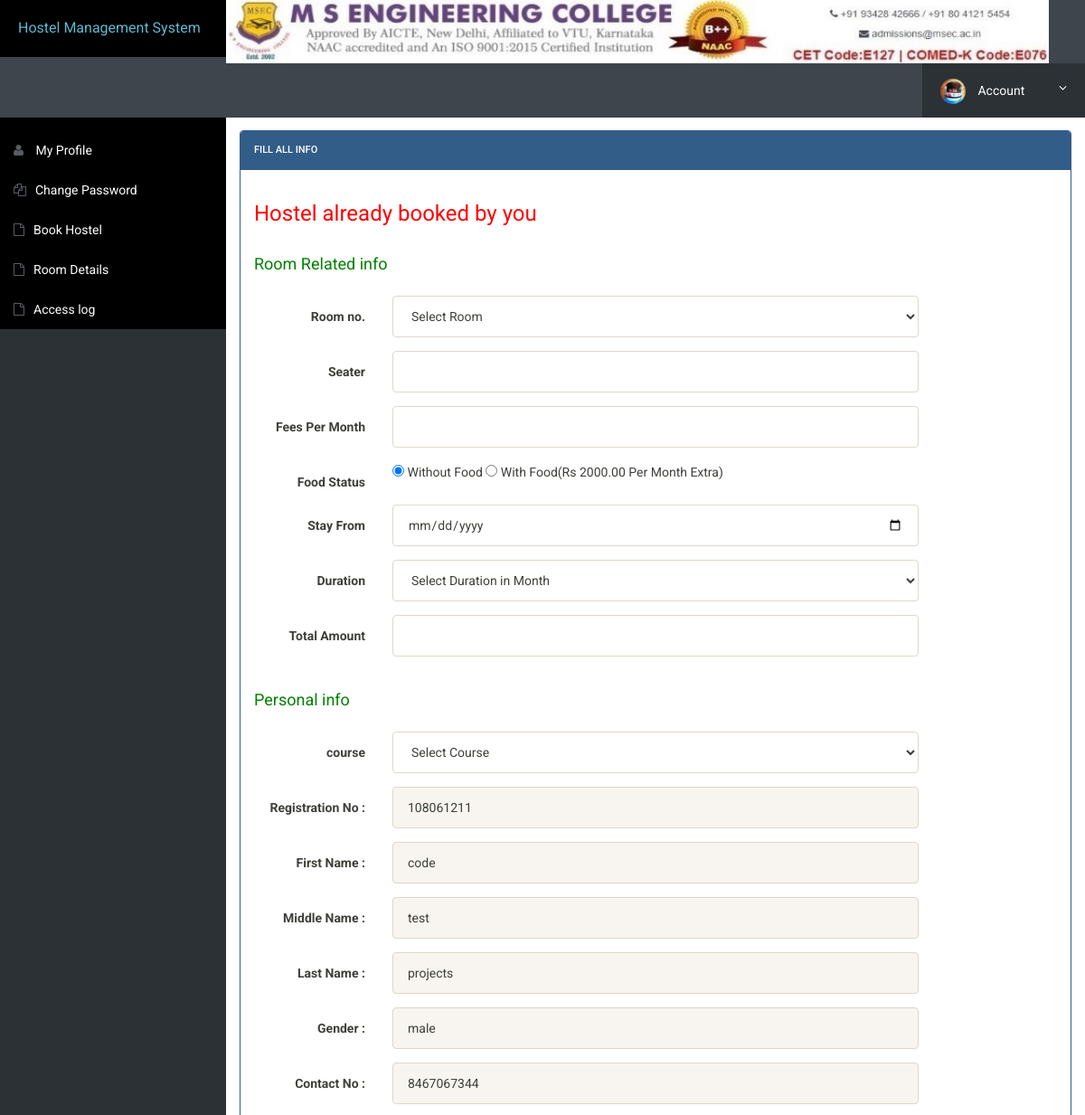
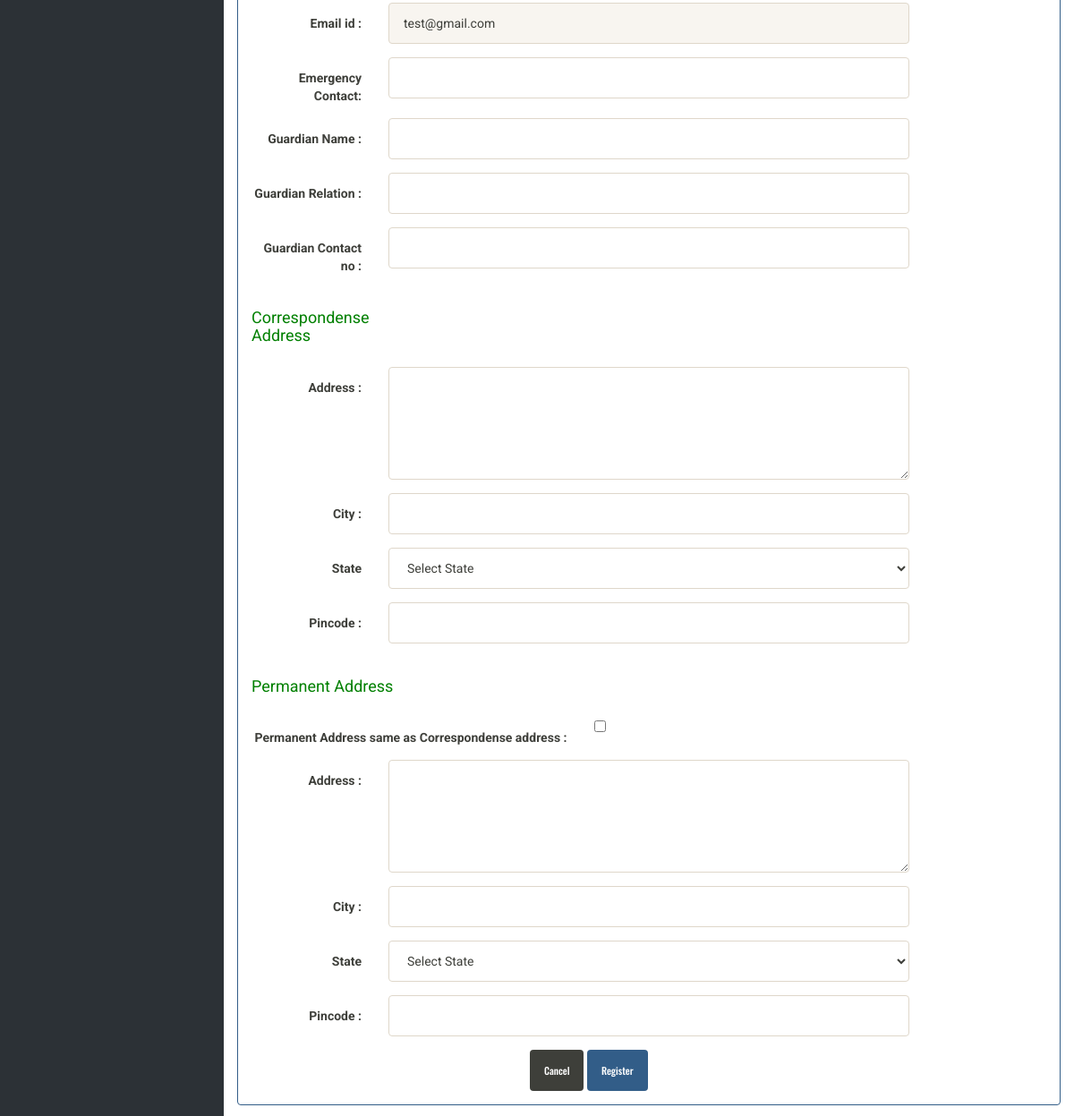
The app's page /book-hostel.php (signed in) with its own data (2 pictures, top to bottom).
### tables this page shows
CREATE TABLE IF NOT EXISTS `userregistration` (
  `id` int(11) NOT NULL,
  `regNo` varchar(255) NOT NULL,
  `firstName` varchar(255) NOT NULL,
  `middleName` varchar(255) NOT NULL,
  `lastName` varchar(255) NOT NULL,
  `gender` varchar(255) NOT NULL,
  `contactNo` bigint(20) NOT NULL,
  `email` varchar(255) NOT NULL,
  `password` varchar(255) NOT NULL,
  `regDate` timestamp NOT NULL DEFAULT CURRENT_TIMESTAMP,
  `updationDate` varchar(45) NOT NULL,
  `passUdateDate` varchar(45) NOT NULL
);

### book-hostel.php (the view, shortened to what this page needs)
<?php
include('includes/config.php');
?>
<!doctype html>
<html lang="en" class="no-js">
<head>
	<link rel="stylesheet" href="css/font-awesome.min.css">
	<link rel="stylesheet" href="css/bootstrap.min.css">
	<link rel="stylesheet" href="css/dataTables.bootstrap.min.css">>
	<link rel="stylesheet" href="css/bootstrap-social.css">
	<link rel="stylesheet" href="css/bootstrap-select.css">
	<link rel="stylesheet" href="css/fileinput.min.css">
	<link rel="stylesheet" href="css/awesome-bootstrap-checkbox.css">
	<link rel="stylesheet" href="css/style.css">
</head>
<body>
	<?php include('includes/header.php');?>
	<div class="ts-main-content">
		<?php include('includes/sidebar.php');?>
		<div class="content-wrapper">
			<div class="container-fluid">
				<div class="row">
					<div class="col-md-12">
						<h2 class="page-title">Registration </h2>
						<div class="row">
							<div class="col-md-12">
								<div class="panel panel-primary">
									<div class="panel-heading">Fill all Info</div>
									<div class="panel-body">
										<form method="post" action="" class="form-horizontal">
							<?php
$uid=$_SESSION['login'];
							 $stmt=$mysqli->prepare("SELECT emailid FROM registration WHERE emailid=? ");
				$stmt->bind_param('s',$uid);
				$stmt->execute();
				$stmt -> bind_result($email);
				$rs=$stmt->fetch();
				if($rs)
				{ ?>
			<h3 style="color: red" align="left">Hostel already booked by you</h3>
				<?php }
				else{
							echo "";
							}
							?>
<div class="form-group">
<label class="col-sm-4 control-label"><h4 style="color: green" align="left">Room Related info </h4> </label>
</div>
<div class="form-group">
<label class="col-sm-2 control-label">Room no. </label>
<div class="col-sm-8">
<select name="room" id="room"class="form-control"  onChange="getSeater(this.value);" onBlur="checkAvailability()" required>
<option value="">Select Room</option>
</select>
</div>
</div>
<div class="form-group">
<label class="col-sm-2 control-label">Seater</label>
<div class="col-sm-8">
<input type="text" name="seater" id="seater"  class="form-control"  >
</div>
</div>
<div class="form-group">
<label class="col-sm-2 control-label">Fees Per Month</label>
<div class="col-sm-8">
<input type="text" name="fpm" id="fpm"  class="form-control" >
</div>
</div>
<div class="form-group">
<label class="col-sm-2 control-label">Food Status</label>
<div class="col-sm-8">
<input type="radio" value="0" name="foodstatus" checked="checked"> Without Food
<input type="radio" value="1" name="foodstatus"> With Food(Rs 2000.00 Per Month Extra)
</div>
</div>
<div class="form-group">
<label class="col-sm-2 control-label">Stay From</label>
<div class="col-sm-8">
<input type="date" name="stayf" id="stayf"  class="form-control" >
</div>
</div>
<div class="form-group">
<label class="col-sm-2 control-label">Duration</label>
<div class="col-sm-8">
<select name="duration" id="duration" class="form-control">
<option value="">Select Duration in Month</option>
</select>
</div>
</div>
<div class="form-group">
<label class="col-sm-2 control-label">Total Amount</label>
<div class="col-sm-8">
<input type="text" name="ta" id="ta"  class="result form-control" >
</div>
</div>
<div class="form-group">
<label class="col-sm-2 control-label"><h4 style="color: green" align="left">Personal info </h4> </label>
</div>
<div class="form-group">
<label class="col-sm-2 control-label">course </label>
<div class="col-sm-8">
<select name="course" id="course" class="form-control" required>
<option value="">Select Course</option>
</select> </div>
</div>
<?php
$aid=$_SESSION['id'];
	$ret="select * from userregistration where id=?";
		$stmt= $mysqli->prepare($ret) ;
	 $stmt->bind_param('i',$aid);
	 $stmt->execute() ;
	 $res=$stmt->get_result();
	   while($row=$res->fetch_object())
	  {
	  	?>
<div class="form-group">
<label class="col-sm-2 control-label">Registration No : </label>
<div class="col-sm-8">
<input type="text" name="regno" id="regno"  class="form-control" value="<?php echo $row->regNo;?>" readonly >
</div>
</div>
<div class="form-group">
<label class="col-sm-2 control-label">First Name : </label>
<div class="col-sm-8">
<input type="text" name="fname" id="fname"  class="form-control" value="<?php echo $row->firstName;?>" readonly>
</div>
</div>
<div class="form-group">
<label class="col-sm-2 control-label">Middle Name : </label>
<div class="col-sm-8">
<input type="text" name="mname" id="mname"  class="form-control" value="<?php echo $row->middleName;?>"  readonly>
</div>
</div>
<div class="form-group">
<label class="col-sm-2 control-label">Last Name : </label>
<div class="col-sm-8">
<input type="text" name="lname" id="lname"  class="form-control" value="<?php echo $row->lastName;?>" readonly>
</div>
</div>
<div class="form-group">
<label class="col-sm-2 control-label">Gender : </label>
<div class="col-sm-8">
<input type="text" name="gender" value="<?php echo $row->gender;?>" class="form-control" readonly>
</div>
</div>
<div class="form-group">
<label class="col-sm-2 control-label">Contact No : </label>
<div class="col-sm-8">
<input type="text" name="contact" id="contact" value="<?php echo $row->contactNo;?>"  class="form-control" readonly>
</div>
</div>
<div class="form-group">
<label class="col-sm-2 control-label">Email id : </label>
<div class="col-sm-8">
<input type="email" name="email" id="email"  class="form-control" value="<?php echo $row->email;?>"  readonly>
</div>
</div>
<?php } ?>
<div class="form-group">
<label class="col-sm-2 control-label">Emergency Contact: </label>
<div class="col-sm-8">
<input type="text" name="econtact" id="econtact"  class="form-control" required="required">
</div>
</div>
<div class="form-group">
<label class="col-sm-2 control-label">Guardian  Name : </label>
<div class="col-sm-8">
<input type="text" name="gname" id="gname"  class="form-control" required="required">
</div>
</div>
<div class="form-group">
<label class="col-sm-2 control-label">Guardian  Relation : </label>
<div class="col-sm-8">
<input type="text" name="grelation" id="grelation"  class="form-control" required="required">
</div>
</div>
<div class="form-group">
<label class="col-sm-2 control-label">Guardian Contact no : </label>
<div class="col-sm-8">
<input type="text" name="gcontact" id="gcontact"  class="form-control" required="required">
</div>
</div>
<div class="form-group">
<label class="col-sm-3 control-label"><h4 style="color: green" align="left">Correspondense Address </h4> </label>
</div>
<div class="form-group">
<label class="col-sm-2 control-label">Address : </label>
<div class="col-sm-8">
<textarea  rows="5" name="address"  id="address" class="form-control" required="required"></textarea>
</div>
</div>
<div class="form-group">
<label class="col-sm-2 control-label">City : </label>
<div class="col-sm-8">
<input type="text" name="city" id="city"  class="form-control" required="required">
</div>
</div>
<div class="form-group">
<label class="col-sm-2 control-label">State </label>
<div class="col-sm-8">
<select name="state" id="state"class="form-control" required>
<option value="">Select State</option>
</select> </div>
</div>
<div class="form-group">
<label class="col-sm-2 control-label">Pincode : </label>
<div class="col-sm-8">
<input type="text" name="pincode" id="pincode"  class="form-control" required="required">
</div>
</div>
<div class="form-group">
<label class="col-sm-3 control-label"><h4 style="color: green" align="left">Permanent Address </h4> </label>
</div>
<div class="form-group">
<label class="col-sm-5 control-label">Permanent Address same as Correspondense address : </label>
<div class="col-sm-4">
<input type="checkbox" name="adcheck" value="1"/>
</div>
</div>
<div class="form-group">
<label class="col-sm-2 control-label">Address : </label>
<div class="col-sm-8">
<textarea  rows="5" name="paddress"  id="paddress" class="form-control" required="required"></textarea>
</div>
</div>
<div class="form-group">
<label class="col-sm-2 control-label">City : </label>
<div class="col-sm-8">
<input type="text" name="pcity" id="pcity"  class="form-control" required="required">
</div>
</div>
<div class="form-group">
<label class="col-sm-2 control-label">State </label>
<div class="col-sm-8">
<select name="pstate" id="pstate"class="form-control" required>
<option value="">Select State</option>
</select> </div>
</div>
<div class="form-group">
<label class="col-sm-2 control-label">Pincode : </label>
<div class="col-sm-8">
<input type="text" name="ppincode" id="ppincode"  class="form-control" required="required">
</div>
</div>
<div class="col-sm-6 col-sm-offset-4">
<button class="btn btn-default" type="submit">Cancel</button>
<input type="submit" name="submit" Value="Register" class="btn btn-primary">
</div>
</form>
									</div>
									</div>
								</div>
							</div>
						</div>
							</div>
						</div>
					</div>
				</div>
</body>
</html>

### css/style.css (style rules this page uses)
html { font-size: 14px; }
@media only screen and (min-width: 480px) { html { font-size: 17px; } }
@media only screen and (min-width: 768px) { html { font-size: 14px; } }
body { font-size: 1em; }
.btn { font-family: 'Oswald', sans-serif; }
.panel { overflow: hidden; }
.btn { text-transform: none; }
.page-title { padding-bottom: 15px; margin-bottom: 20px; border-bottom: 1px solid #f0f0f0; }
.ts-main-content .content-wrapper { padding-top: 15px; margin-top: 20px; }
@media only screen and (min-width: 992px) { .ts-main-content .content-wrapper { margin-left: 250px; } }

### records on screen
userregistration: regno "108061211", fname "code", mname "test", lname "projects", gender "male", contact "8467067344", email "test@gmail.com"
